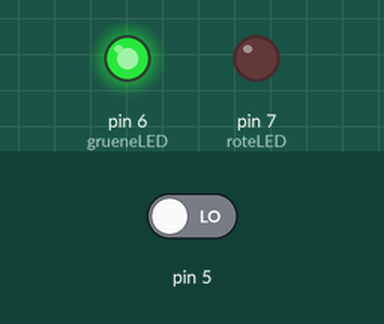
Simulated run of this sketch. Board: Arduino Uno, built with avr-gcc and run on an emulated ATmega328P. On the bench: output pins drawn as LEDs (lit = HIGH). Inputs (shaded band) come from the test bench; at power-on: pin 5 LOW.

Above: at 3.8 s.
3.9 s: pin 5 driven HIGH
At 5.0 s:
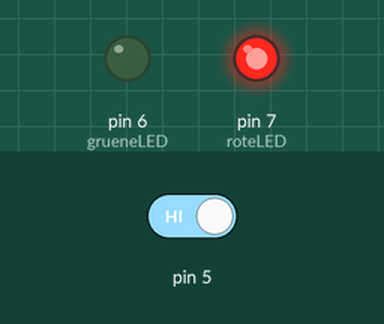
Timing chart, 0 to 6.9 s (numbered marks = the images above; inputs shaded):
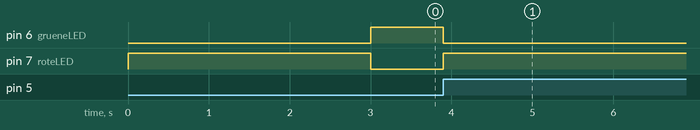

The sketch:

ampel1.ino
```cpp
void setup()
{
  // put your setup code here, to run once:
pinMode(6,OUTPUT);
pinMode(7,OUTPUT);
pinMode(5,INPUT);
}
int zustand =1;
#define grueneLED 6
#define roteLED 7
#define taste 5
long int startzeit = 0;

  void loop()
{

  switch(zustand)
  {
    case 1: rotStart_1();break;
    case 2: rotWarten_2();break;
    case 3: gruenStart_3();break;
    case 4: gruenWarten_4();break;
  }

}

  void rotStart_1()
{
  digitalWrite(grueneLED,LOW); digitalWrite(roteLED,HIGH);
  startzeit = millis();
  zustand = 2;
}

  void rotWarten_2()
{
  // es gibt keine auszuführende Befehle
  if (millis() > startzeit + 3000) zustand = 3;
  //if(digitalRead(5)) zustand=3;
}
  void gruenStart_3()
{
  digitalWrite(grueneLED,HIGH); digitalWrite(roteLED,LOW);
  startzeit = millis();
  zustand = 4;
}

void gruenWarten_4()
{
  //if (millis() > startzeit + 5000) zustand = 1;
  if(digitalRead(5)||millis() > startzeit + 5000) zustand = 1;
}
```
